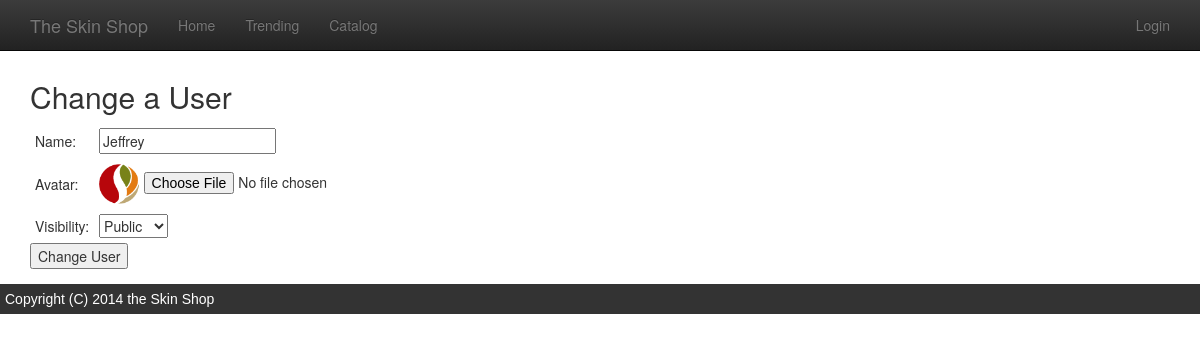
The page /admin_user_form.php?id=2 on the database as committed earlier.
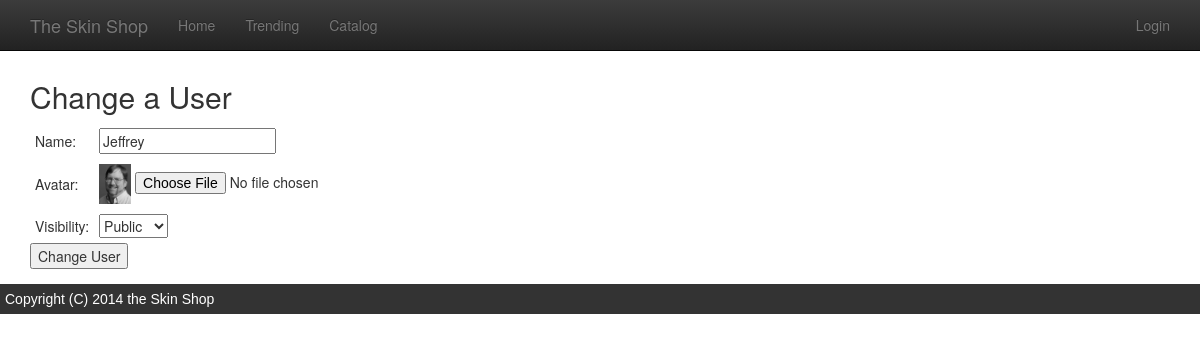
The same page on the database as committed later.
### tables this page shows
create table users (
	id           int(11)      NOT NULL AUTO_INCREMENT,
	user_name    varchar(255) NOT NULL,
	password     varchar(255) NOT NULL,
	avatar_img   varchar(255) NULL,
	visibility   int(11)      NOT NULL,
	is_admin     bit(1)       NOT NULL,
	last_login   datetime     NULL,
	date_created datetime     NOT NULL,
	last_updated datetime     NOT NULL,
	PRIMARY KEY (id),
	FOREIGN KEY (visibility) REFERENCES visibility_settings (id)
);

### admin_user_form.php (the view, shortened to what this page needs)
<?php include '_header.php'; ?>
<?php include '_connect.php'; ?>
<?php
$id = null;
if (array_key_exists('id', $_GET)) $id = $_GET['id'];
if ($id != null) {
    echo '<h2>Change a User</h2>';
    $sql = 'select * from users where id=' . $id;
    $result = mysqli_query($db_connection, $sql);
    $row = mysqli_fetch_array($result);
    $name = $row['user_name'];
    $avatar_img = $row['avatar_img'];
    $visibility = $row['visibility'];
} else {
    echo '<h2>Add a New User</h2>';
    $name = '';
    $avatar_img = null;
    $visibility = '';
}
$sql = 'select * from visibility_settings';
$visibility_settings_result = mysqli_query($db_connection, $sql);
?>
<form action="admin_user_submit.php" method="POST" enctype="multipart/form-data">
    <table>
        <tr>
            <td>Name:</td>
            <td><input type="text" name="name" value="<?php echo $name ?>"/></td>
        </tr>
        <tr>
            <td>Avatar:</td>
            <td>
                <?php if ($avatar_img) echo "<img src='uploads/users/$avatar_img' height=40/>"; ?>
                <input type="file" name="avatar_img" value="" style="display: inline"/>
            </td>
        </tr>
        <tr>
            <td>Visibility:</td>
            <td>
                <select name="visibility">
                    <?php
                    while ($row = mysqli_fetch_array($visibility_settings_result)) {
                        $this_id = $row['id'];
                        $selected = ($this_id == $visibility ? "selected" : "");
                        echo "<option ${selected} value='{$row['id']}'>{$row['name']}</option>";
                    }
                    ?>
                </select>
            </td>
        </tr>
    </table>
    <?php
    if ($id != null) {
        echo '<input type="submit" name="button" value="Change User"/>';
    } else {
        echo '<input type="submit" name="button" value="Add User"/>';
    }
    ?>
</form>
<?php include '_footer.php'; ?>

Rows that differ between the two databases and show on the page:
changed users "Jeffrey": avatar_img: a different picture
